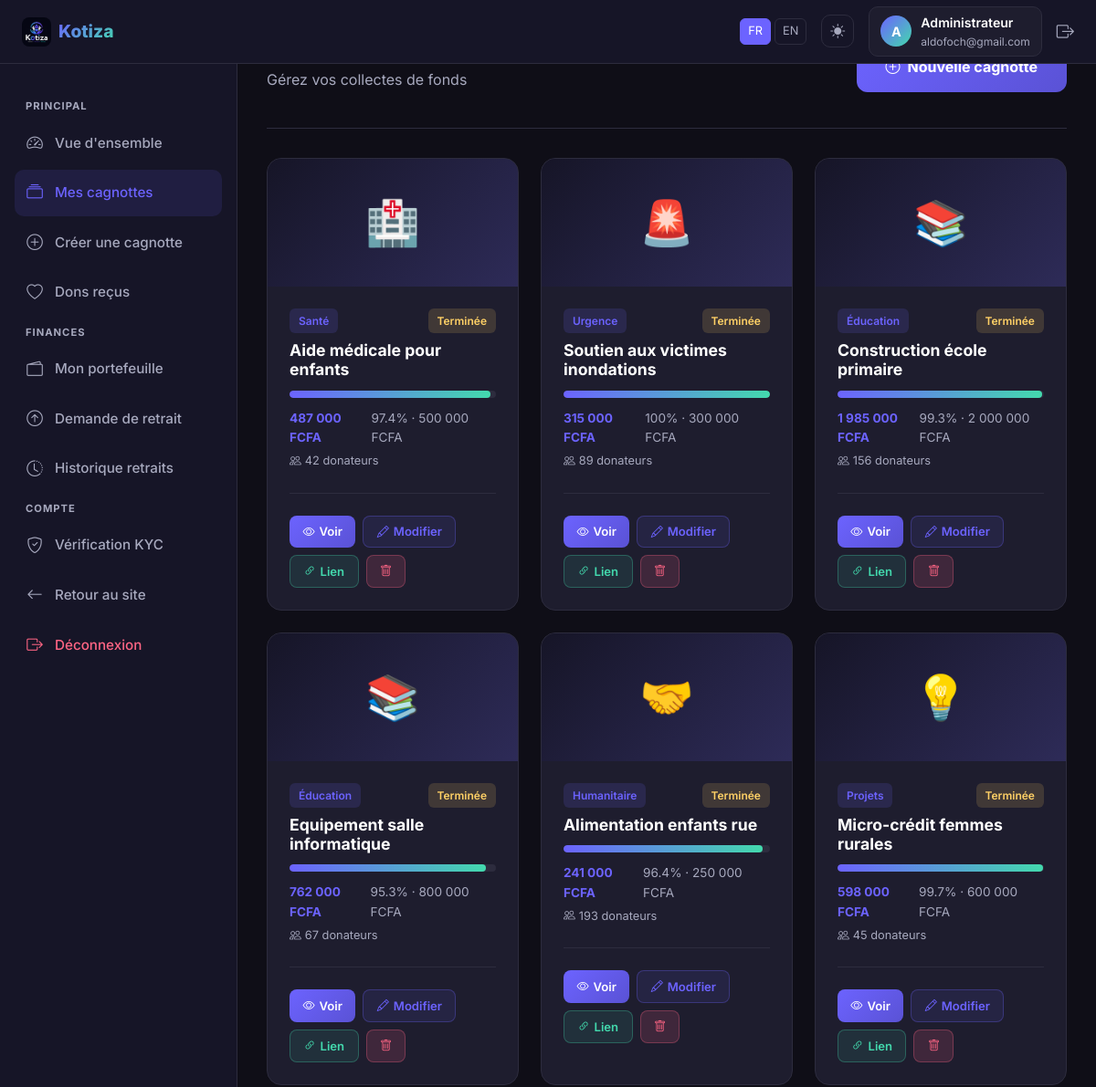
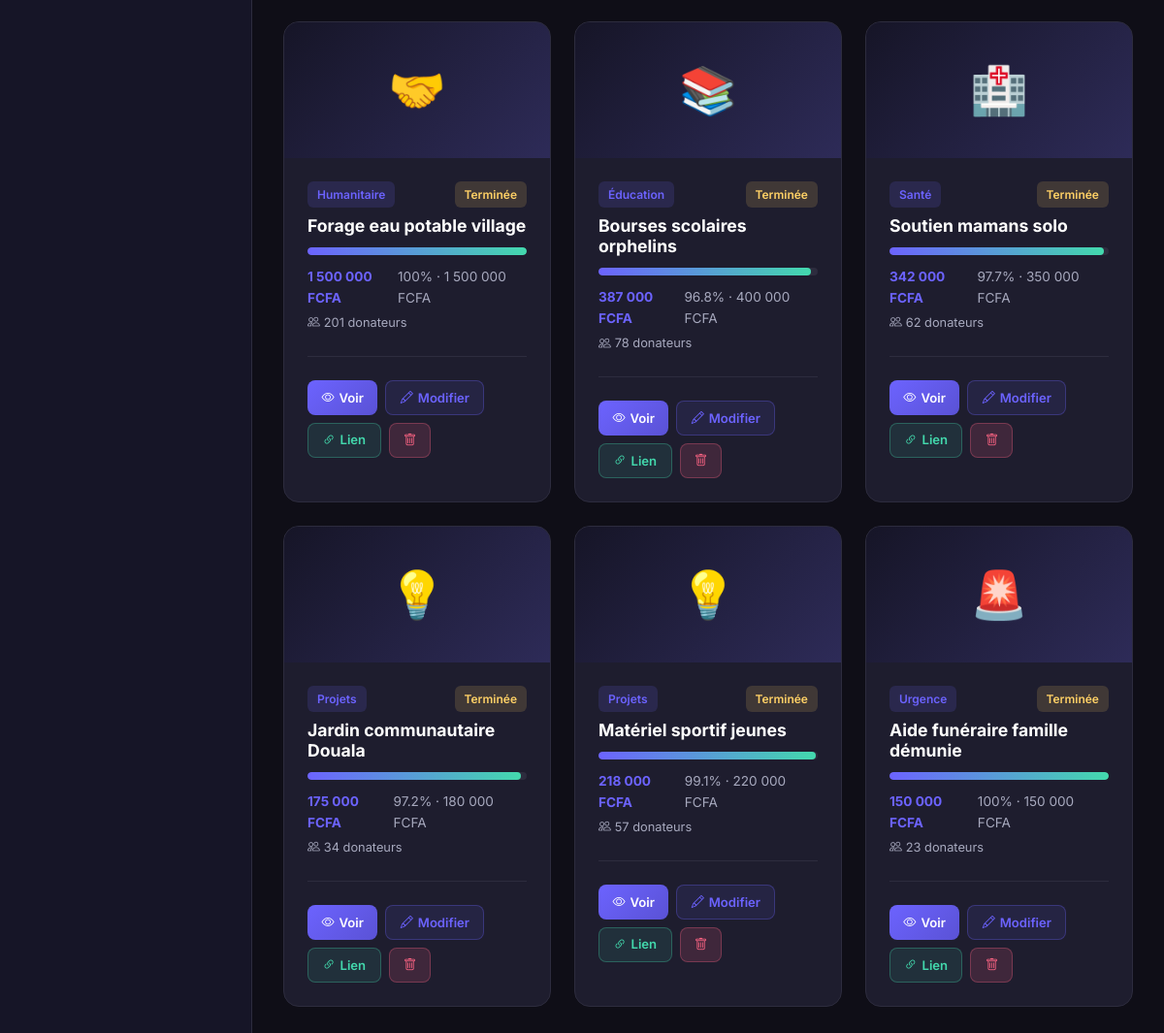
Page /user/campaigns.php (signed in) on the committed database (2 pictures, top to bottom).
### tables this page shows
CREATE TABLE users (
            id INTEGER PRIMARY KEY AUTOINCREMENT,
            full_name TEXT NOT NULL,
            email TEXT UNIQUE NOT NULL,
            phone TEXT UNIQUE NOT NULL,
            password TEXT NOT NULL,
            role TEXT NOT NULL DEFAULT 'user',
            status TEXT NOT NULL DEFAULT 'active',
            balance_pending REAL NOT NULL DEFAULT 0,
            balance_available REAL NOT NULL DEFAULT 0,
            total_collected REAL NOT NULL DEFAULT 0,
            login_attempts INTEGER NOT NULL DEFAULT 0,
            locked_until INTEGER,
            created_at DATETIME DEFAULT CURRENT_TIMESTAMP,
            updated_at DATETIME DEFAULT CURRENT_TIMESTAMP
        );

CREATE TABLE campaigns (
            id INTEGER PRIMARY KEY AUTOINCREMENT,
            user_id INTEGER NOT NULL,
            title TEXT NOT NULL,
            slug TEXT UNIQUE NOT NULL,
            description TEXT NOT NULL,
            cover_image TEXT,
            goal_amount REAL NOT NULL,
            collected_amount REAL NOT NULL DEFAULT 0,
            category TEXT NOT NULL,
            status TEXT NOT NULL DEFAULT 'active',
            donors_count INTEGER NOT NULL DEFAULT 0,
            created_at DATETIME DEFAULT CURRENT_TIMESTAMP,
            updated_at DATETIME DEFAULT CURRENT_TIMESTAMP,
            FOREIGN KEY (user_id) REFERENCES users(id)
        );

### includes/functions.php (called while the page is built, shortened)
<?php
function sanitize(string $input): string {
    return htmlspecialchars(strip_tags(trim($input)), ENT_QUOTES, 'UTF-8');
}
function getCurrentUser(): ?array {
    $pdo = getDB();
    $stmt = $pdo->prepare("SELECT * FROM users WHERE id = ?");
    $stmt->execute([$_SESSION['user_id']]);
    return $stmt->fetch() ?: null;
}
function formatAmount(float $amount, string $currency = 'FCFA'): string {
    return number_format($amount, 0, ',', ' ') . ' ' . $currency;
}
function progressPercent(float $collected, float $goal): float {
    return min(100, round(($collected / $goal) * 100, 1));
}

### user/campaigns.php (the view, shortened to what this page needs)
<?php
require_once __DIR__ . '/../includes/functions.php';
$user = getCurrentUser();
$pdo = getDB();
$campaigns = $pdo->prepare("SELECT * FROM campaigns WHERE user_id=? ORDER BY created_at DESC");
$campaigns->execute([$user['id']]);
$list = $campaigns->fetchAll();
require_once __DIR__ . '/../includes/dashboard_header.php';
?>
<div class="page-header d-flex justify-content-between align-items-center">
  <div>
    <h1 class="page-title">Mes cagnottes</h1>
    <p class="page-subtitle">Gérez vos collectes de fonds</p>
  </div>
  <a href="/user/create-campaign.php" class="btn-primary-kotiza">
    <i class="bi bi-plus-circle"></i> <span class="d-none d-sm-inline">Nouvelle cagnotte</span>
  </a>
</div>
<?php if (empty($list)): ?>
  <div class="card-kotiza text-center py-5">
    <div style="font-size:4rem;">📭</div>
    <h4 style="margin-top:1rem;color:var(--text);">Aucune cagnotte</h4>
    <p style="color:var(--text-muted);">Créez votre première cagnotte pour commencer à collecter.</p>
    <a href="/user/create-campaign.php" class="btn-primary-kotiza mt-2">
      <i class="bi bi-plus-circle"></i> Créer une cagnotte
    </a>
  </div>
<?php else: ?>
  <div class="row g-4">
    <?php foreach ($list as $c):
      $pct = progressPercent($c['collected_amount'], $c['goal_amount']);
      $shareUrl = APP_URL . '/campaign/view.php?slug=' . $c['slug'];
    ?>
    <div class="col-md-6 col-xl-4">
      <div class="card-kotiza">
        <div class="card-img-placeholder" style="height:140px;"><?= match($c['category']) { 'Santé'=>'🏥','Éducation'=>'📚','Urgence'=>'🚨','Humanitaire'=>'🤝',default=>'💡' } ?></div>
        <div class="card-body">
          <div class="d-flex justify-content-between align-items-start mb-1">
            <span class="badge-kotiza badge-info"><?= sanitize($c['category']) ?></span>
            <span class="badge-kotiza <?= $c['status']==='active' ? 'badge-success' : 'badge-warning' ?>"><?= $c['status'] === 'active' ? 'Active' : 'Terminée' ?></span>
          </div>
          <h5 class="card-title mt-2"><?= sanitize($c['title']) ?></h5>
          <div class="progress-kotiza"><div class="progress-fill" style="width:<?= $pct ?>%"></div></div>
          <div class="progress-info">
            <span class="progress-amount"><?= formatAmount($c['collected_amount']) ?></span>
            <span><?= $pct ?>% · <?= formatAmount($c['goal_amount']) ?></span>
          </div>
          <div style="font-size:0.8rem;color:var(--text-muted);margin-top:4px;">
            <i class="bi bi-people me-1"></i><?= $c['donors_count'] ?> donateurs
          </div>
          <div class="divider"></div>
          <div class="d-flex gap-2 flex-wrap">
            <a href="/campaign/view.php?slug=<?= $c['slug'] ?>" class="btn-sm-kotiza btn-primary-sm">
              <i class="bi bi-eye"></i> Voir
            </a>
            <a href="/user/edit-campaign.php?id=<?= $c['id'] ?>" class="btn-sm-kotiza" style="background:rgba(108,99,255,0.1);color:var(--primary);border:1px solid rgba(108,99,255,0.3);">
              <i class="bi bi-pencil"></i> Modifier
            </a>
            <button onclick="copyToClipboard('<?= $shareUrl ?>')" class="btn-sm-kotiza" style="background:rgba(67,217,173,0.1);color:var(--accent);border:1px solid rgba(67,217,173,0.3);">
              <i class="bi bi-link-45deg"></i> Lien
            </button>
            <form method="POST" style="display:inline;" onsubmit="return confirm('Supprimer cette cagnotte ?')">
              <button type="submit" class="btn-sm-kotiza btn-danger-sm"><i class="bi bi-trash"></i></button>
            </form>
          </div>
        </div>
      </div>
    </div>
    <?php endforeach; ?>
  </div>
<?php endif; ?>
<?php require_once __DIR__ . '/../includes/dashboard_footer.php'; ?>

### includes/dashboard_header.php (shortened to what this page needs)
<?php
require_once __DIR__ . '/../includes/functions.php';
$currentUser = getCurrentUser();
$currentPath = $_SERVER['REQUEST_URI'] ?? '/';
?>
<!DOCTYPE html>
<html lang="fr" data-theme="dark">
<head>
  <link rel="stylesheet" href="https://cdn.jsdelivr.net/npm/bootstrap@5.3.2/dist/css/bootstrap.min.css">
  <link rel="stylesheet" href="https://cdn.jsdelivr.net/npm/bootstrap-icons@1.11.3/font/bootstrap-icons.min.css">
  <link rel="stylesheet" href="/assets/css/style.css">
</head>
<body>
<nav style="position:fixed;top:0;left:0;right:0;height:70px;background:var(--bg2);border-bottom:1px solid var(--border);display:flex;align-items:center;padding:0 1.5rem;z-index:200;gap:1rem;">
  <a href="/" style="display:flex;align-items:center;gap:8px;text-decoration:none;">
    <img src="/logo.png" height="32" style="border-radius:8px;">
    <span style="font-weight:800;font-size:1.2rem;background:linear-gradient(135deg,#6c63ff,#43d9ad);-webkit-background-clip:text;-webkit-text-fill-color:transparent;"><?= APP_NAME ?></span>
  </a>
  <div style="margin-left:auto;display:flex;align-items:center;gap:1rem;">
    <div class="d-flex gap-1">
      <button class="lang-btn" data-lang="fr">FR</button>
      <button class="lang-btn" data-lang="en">EN</button>
    </div>
    <button id="theme-toggle"><i class="bi bi-sun-fill" id="theme-icon"></i></button>
    <div style="display:flex;align-items:center;gap:10px;padding:6px 12px;background:var(--bg3);border-radius:10px;border:1px solid var(--border);">
      <div style="width:34px;height:34px;border-radius:50%;background:linear-gradient(135deg,#6c63ff,#43d9ad);display:flex;align-items:center;justify-content:center;color:#fff;font-weight:700;font-size:0.9rem;">
        <?= strtoupper(substr($currentUser['full_name'], 0, 1)) ?>
      </div>
      <div class="d-none d-sm-block">
        <div style="font-weight:600;font-size:0.88rem;color:var(--text);"><?= sanitize($currentUser['full_name']) ?></div>
        <div style="font-size:0.75rem;color:var(--text-muted);"><?= sanitize($currentUser['email']) ?></div>
      </div>
    </div>
    <a href="/auth/logout.php" style="color:var(--text-muted);font-size:1.2rem;" title="Déconnexion">
      <i class="bi bi-box-arrow-right"></i>
    </a>
  </div>
</nav>
<aside class="sidebar">
  <ul class="sidebar-nav">
    <li><span class="sidebar-section">Principal</span></li>
    <li><a href="/user/dashboard.php" class="sidebar-link <?= str_contains($currentPath,'dashboard') ? 'active' : '' ?>">
      <i class="bi bi-speedometer2"></i> Vue d'ensemble
    </a></li>
    <li><a href="/user/campaigns.php" class="sidebar-link <?= str_contains($currentPath,'campaigns') ? 'active' : '' ?>">
      <i class="bi bi-collection"></i> Mes cagnottes
    </a></li>
    <li><a href="/user/create-campaign.php" class="sidebar-link <?= str_contains($currentPath,'create') ? 'active' : '' ?>">
      <i class="bi bi-plus-circle"></i> <span data-i18n="create_campaign">Créer une cagnotte</span>
    </a></li>
    <li><a href="/user/donations.php" class="sidebar-link <?= str_contains($currentPath,'donations') ? 'active' : '' ?>">
      <i class="bi bi-heart"></i> Dons reçus
    </a></li>
    <li><span class="sidebar-section">Finances</span></li>
    <li><a href="/user/wallet.php" class="sidebar-link <?= str_contains($currentPath,'wallet') ? 'active' : '' ?>">
      <i class="bi bi-wallet2"></i> Mon portefeuille
    </a></li>
    <li><a href="/user/withdrawal.php" class="sidebar-link <?= str_contains($currentPath,'withdrawal') && !str_contains($currentPath,'withdrawals') ? 'active' : '' ?>">
      <i class="bi bi-arrow-up-circle"></i> Demande de retrait
    </a></li>
    <li><a href="/user/withdrawals.php" class="sidebar-link <?= str_contains($currentPath,'withdrawals') ? 'active' : '' ?>">
      <i class="bi bi-clock-history"></i> Historique retraits
    </a></li>
    <li><span class="sidebar-section">Compte</span></li>
    <li><a href="/user/kyc.php" class="sidebar-link <?= str_contains($currentPath,'kyc') ? 'active' : '' ?>">
      <i class="bi bi-shield-check"></i> Vérification KYC
    </a></li>
    <li><a href="/" class="sidebar-link"><i class="bi bi-arrow-left"></i> Retour au site</a></li>
    <li><a href="/auth/logout.php" class="sidebar-link" style="color:var(--secondary);">
      <i class="bi bi-box-arrow-right"></i> Déconnexion
    </a></li>
  </ul>
</aside>
<main class="main-content">

### rows in the picture
users: full_name "A", full_name "Administrateur", email "aldofoch@gmail.com"
campaigns: category "🏥", category "Santé", status "Terminée", title "Aide médicale pour enfants", collected_amount "487 000 FCFA", pct "97.4", goal_amount "500 000 FCFA", donors_count "42"
campaigns: category "🚨", category "Urgence", status "Terminée", title "Soutien aux victimes inondations", collected_amount "315 000 FCFA", pct "100", goal_amount "300 000 FCFA", donors_count "89"
campaigns: category "📚", category "Éducation", status "Terminée", title "Construction école primaire", collected_amount "1 985 000 FCFA", pct "99.3", goal_amount "2 000 000 FCFA", donors_count "156"
campaigns: category "📚", category "Éducation", status "Terminée", title "Equipement salle informatique", collected_amount "762 000 FCFA", pct "95.3", goal_amount "800 000 FCFA", donors_count "67"
campaigns: category "🤝", category "Humanitaire", status "Terminée", title "Alimentation enfants rue", collected_amount "241 000 FCFA", pct "96.4", goal_amount "250 000 FCFA", donors_count "193"
campaigns: category "💡", category "Projets", status "Terminée", title "Micro-crédit femmes rurales", collected_amount "598 000 FCFA", pct "99.7", goal_amount "600 000 FCFA", donors_count "45"
campaigns: category "🤝", category "Humanitaire", status "Terminée", title "Forage eau potable village", collected_amount "1 500 000 FCFA", pct "100", goal_amount "1 500 000 FCFA", donors_count "201"
campaigns: category "📚", category "Éducation", status "Terminée", title "Bourses scolaires orphelins", collected_amount "387 000 FCFA", pct "96.8", goal_amount "400 000 FCFA", donors_count "78"
campaigns: category "🏥", category "Santé", status "Terminée", title "Soutien mamans solo", collected_amount "342 000 FCFA", pct "97.7", goal_amount "350 000 FCFA", donors_count "62"
campaigns: category "💡", category "Projets", status "Terminée", title "Jardin communautaire Douala", collected_amount "175 000 FCFA", pct "97.2", goal_amount "180 000 FCFA", donors_count "34"
campaigns: category "💡", category "Projets", status "Terminée", title "Matériel sportif jeunes", collected_amount "218 000 FCFA", pct "99.1", goal_amount "220 000 FCFA", donors_count "57"
campaigns: category "🚨", category "Urgence", status "Terminée", title "Aide funéraire famille démunie", collected_amount "150 000 FCFA", pct "100", goal_amount "150 000 FCFA", donors_count "23"

### other values in the picture
APP_NAME "Kotiza"
